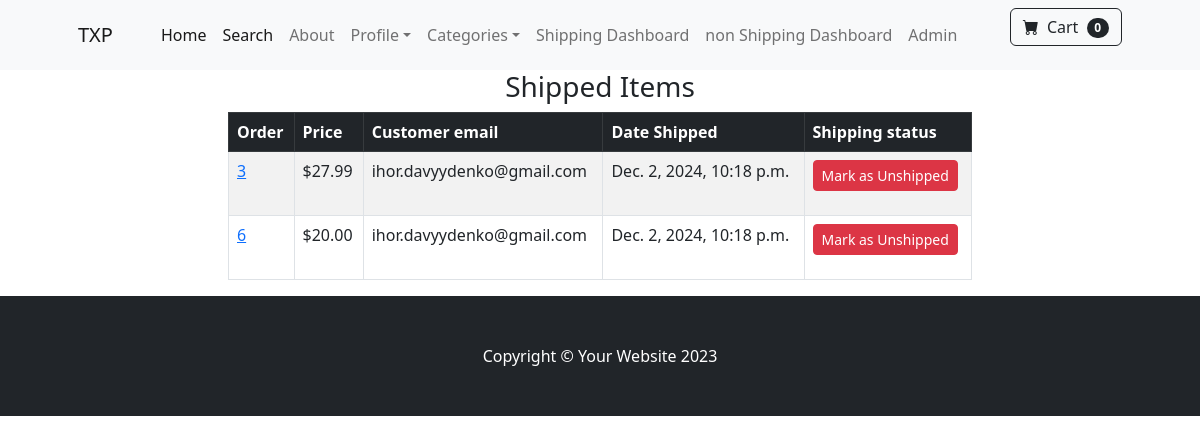
Before: /payment/shipped_dash (signed in) with the older database file.
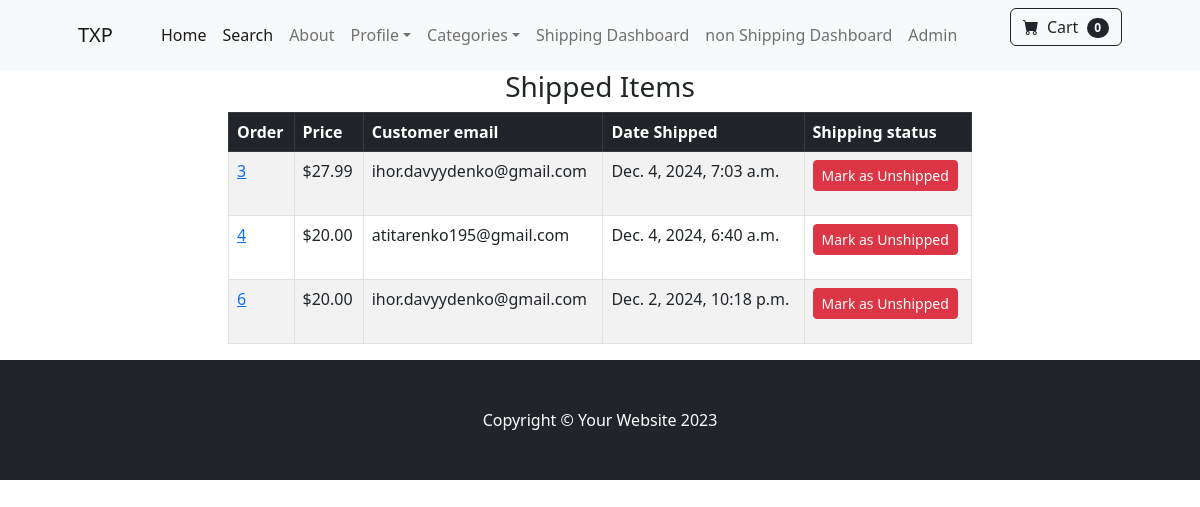
After: the same page with the newer database file.
### payment/models.py (models this page shows, shortened)
class Order(models.Model):
    user = models.ForeignKey(User, on_delete=models.CASCADE, null=True, blank=True)
    full_name = models.CharField(max_length=255)
    email = models.EmailField(max_length=255)
    shipping_address = models.TextField(max_length=255)
    amount_paid = models.DecimalField(max_digits=15, decimal_places=2)
    date_ordered = models.DateTimeField(auto_now_add=True)
    is_shipped = models.BooleanField(default=False)
    date_shipped = models.DateTimeField(blank=True, null=True)

### payment/views.py (the view)
# urls.py: path('shipped_dash', views.shipped_dash, name='shipped_dash'),
def shipped_dash(request):
    if request.user.is_authenticated and request.user.is_superuser:
        if request.POST:
            num = request.POST['num']
            order = Order.objects.filter(id=num)
            order.update(is_shipped=False, date_shipped=None)
            messages.success(request, 'Marked as unshipped')
            return redirect('unshipped_dash')
        orders = Order.objects.filter(is_shipped=True)
        context = {'orders': orders}
        return render(request, 'payment/shipped_dash.html', context)
    else:
        messages.success(request, 'Access Denied')
        return redirect('home')

### cart/cart.py (called while the page is built)
    def __len__(self):
        return len(self.cart)

### cart/context_processors.py (called while the page is built)
def cart(request):
    cart = Cart(request)
    return {'cart': cart}

### payment/templates/payment/shipped_dash.html (shortened to what this page needs)
{% extends 'base.html' %}
{% block content %}
<div class="container">
    <div class="row">
        <center>
            <div class="col-8">
                <h3>Shipped Items</h3>
                <table class="table table-striped table-hover table-bordered">
                    <thead class="table-dark">
                    <tr>
                        <th scope="col">Order</th>
                        <th scope="col">Price</th>
                        <th scope="col">Customer email</th>
                        <th scope="col">Date Shipped</th>
                        <th scope="col">Shipping status</th>
                    </tr>
                    </thead>
                    <tbody>
                    {% for order in orders%}
                    <tr>
                        <td><a href="{% url 'orders' order.id %}"> {{ order.id }}</a></td>
                        <td>${{ order.amount_paid}}</td>
                        <td>{{ order.email}}</td>
                        <td>{{ order.date_shipped }}</td>
                        <td>
                            <form method="post">
                                <button type="submit" class="btn btn-danger btn-sm">Mark as Unshipped</button>
                            </form>
                        </td>
                    </tr>
                    {% endfor %}
                    </tbody>
                </table>
            </div>
        </center>
    </div>
</div>
{% endblock %}

Changed rows visible on the page:
changed Order id 3: date_shipped "Dec. 2, 2024, 10:18 p.m." → "Dec. 4, 2024, 7:03 a.m."
now on this page (row edited): Order: id "4", amount_paid "20.00", email "atitarenko195@gmail.com", date_shipped "Dec. 4, 2024, 6:40 a.m."
